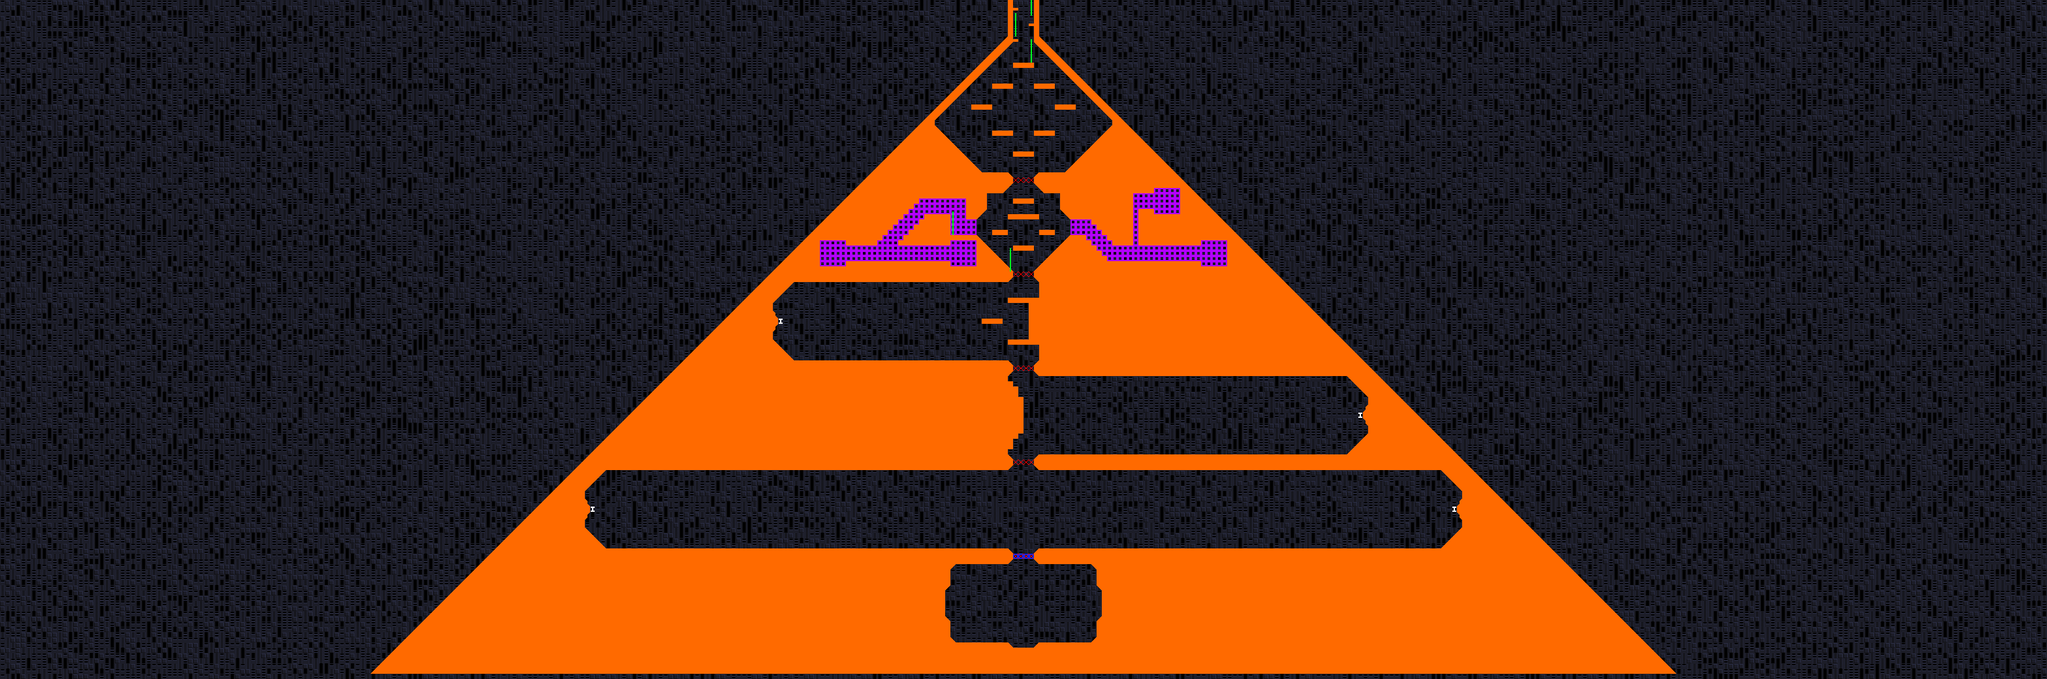

This game map was drawn from its Tiled (.tmx) file and the tilesets committed beside it. A one-line description and the trimmed map source follow:
An orthogonal 392x130 tile map with 8x8 px tiles, 8 tile layers (Background, Frame, GeometryPrototype, GeometryDestroyable -- HIDE ME, ...), 5 hidden layers not drawn, 2 tilesets and 142 objects.

<map version="1.0.0" orientation="orthogonal" renderorder="left-down" width="392" height="130" tilewidth="8" tileheight="8" nextobjectid="1">
 <tileset firstgid="1" source="exported_tilesets/Prototype Orange.tsx" />
 <tileset firstgid="86" name="Zeta" tilewidth="8" tileheight="8" spacing="1" margin="1" tilecount="176" columns="4">
  <image source="../Sprites/geometry/zeta_complex/zeta_complex.png" width="37" height="397" />
  <terraintypes>
   <terrain name="Purple" tile="-1" />
  </terraintypes>
  <tile id="0">
   <objectgroup draworder="index">
    <object id="1" x="0" y="0" width="8" height="8" />
   </objectgroup>
  </tile>
  <tile id="1">
   <objectgroup draworder="index">
    <object id="1" x="0" y="0" width="8" height="8" />
   </objectgroup>
  </tile>
  <tile id="2" terrain="0,,0,">
   <objectgroup draworder="index">
    <object id="2" x="0" y="0" width="8" height="8" />
   </objectgroup>
  </tile>
  <tile id="3">
   <objectgroup draworder="index">
    <object id="1" x="0" y="0" width="8" height="8" />
   </objectgroup>
  </tile>
  <tile id="4">
   <objectgroup draworder="index">
    <object id="1" x="0" y="0" width="8" height="8" />
   </objectgroup>
  </tile>
  <tile id="5" terrain="0,0,0,0">
   <objectgroup draworder="index">
    <object id="1" x="0" y="0" width="8" height="8" />
   </objectgroup>
  </tile>
  <tile id="6" terrain="0,0,0,0">
   <objectgroup draworder="index">
    <object id="1" x="0" y="0" width="8" height="8" />
   </objectgroup>
  </tile>
  <tile id="7" terrain="0,0,,">
   <objectgroup draworder="index">
    <object id="1" x="0" y="0" width="8" height="8" />
   </objectgroup>
  </tile>
  <tile id="8" terrain="0,,,">
   <objectgroup draworder="index">
    <object id="2" x="0" y="0">
     <polygon points="0,0 0,8 8,0" />
    </object>
   </objectgroup>
  </tile>
  <tile id="9" terrain=",,0,">
   <objectgroup draworder="index">
    <object id="2" x="0" y="0">
     <polygon points="0,0 0,8 8,8" />
    </object>
   </objectgroup>
  </tile>
  <tile id="10" terrain=",,0,0">
   <objectgroup draworder="index">
    <object id="1" x="0" y="0" width="8" height="8" />
   </objectgroup>
  </tile>
  <tile id="11" terrain=",,,0">
   <objectgroup draworder="index">
    <object id="3" x="0" y="8">
     <polygon points="0,0 8,-8 8,0 0,0" />
    </object>
   </objectgroup>
  </tile>
  <tile id="12">
   <objectgroup draworder="index">
    <object id="1" x="0" y="0" width="8" height="8" />
   </objectgroup>
  </tile>
  <tile id="13" terrain=",0,,0">
   <objectgroup draworder="index">
    <object id="1" x="0" y="0" width="8" height="8" />
   </objectgroup>
  </tile>
  <tile id="14" terrain=",0,,">
   <objectgroup draworder="index">
    <object id="2" x="0" y="0">
     <polygon points="0,0 8,8 8,0" />
    </object>
   </objectgroup>
  </tile>
  <tile id="15">
   <objectgroup draworder="index">
    <object id="1" x="5" y="0" width="3" height="8" />
   </objectgroup>
  </tile>
  <tile id="16">
   <objectgroup draworder="index">
    <object id="2" x="0" y="0" width="3" height="8" />
   </objectgroup>
  </tile>
  <tile id="17">
   <objectgroup draworder="index">
    <!-- 1 objects omitted --></objectgroup>
  </tile>
  <tile id="18">
   <objectgroup draworder="index">
    <!-- 1 objects omitted --></objectgroup>
  </tile>
  <tile id="19">
   <objectgroup draworder="index">
    <!-- 1 objects omitted --></objectgroup>
  </tile>
  <tile id="20">
   <objectgroup draworder="index">
    <!-- 1 objects omitted --></objectgroup>
  </tile>
  <tile id="21">
   <objectgroup draworder="index">
    <!-- 1 objects omitted --></objectgroup>
  </tile>
  <tile id="22">
   <objectgroup draworder="index">
    <!-- 1 objects omitted --></objectgroup>
  </tile>
  <tile id="23">
   <objectgroup draworder="index">
    <!-- 1 objects omitted --></objectgroup>
  </tile>
  <tile id="24">
   <objectgroup draworder="index">
    <!-- 1 objects omitted --></objectgroup>
  </tile>
  <tile id="25">
   <objectgroup draworder="index">
    <!-- 1 objects omitted --></objectgroup>
  </tile>
  <tile id="26">
   <objectgroup draworder="index">
    <!-- 1 objects omitted --></objectgroup>
  </tile>
  <tile id="27">
   <objectgroup draworder="index">
    <!-- 1 objects omitted --></objectgroup>
  </tile>
  <tile id="28">
   <objectgroup draworder="index">
    <!-- 1 objects omitted --></objectgroup>
  </tile>
  <tile id="29">
   <objectgroup draworder="index">
    <!-- 1 objects omitted --></objectgroup>
  </tile>
  <tile id="30">
   <objectgroup draworder="index">
    <!-- 1 objects omitted --></objectgroup>
  </tile>
  <tile id="31">
   <objectgroup draworder="index">
    <!-- 1 objects omitted --></objectgroup>
  </tile>
  <tile id="32">
   <objectgroup draworder="index">
    <!-- 1 objects omitted --></objectgroup>
  </tile>
  <tile id="33">
   <objectgroup draworder="index">
    <!-- 1 objects omitted --></objectgroup>
  </tile>
  <tile id="34">
   <objectgroup draworder="index">
    <!-- 1 objects omitted --></objectgroup>
  </tile>
  <tile id="35">
   <objectgroup draworder="index">
    <!-- 1 objects omitted --></objectgroup>
  </tile>
  <tile id="36">
   <objectgroup draworder="index">
    <!-- 1 objects omitted --></objectgroup>
  </tile>
  <tile id="37">
   <objectgroup draworder="index">
    <!-- 1 objects omitted --></objectgroup>
  </tile>
  <tile id="38">
   <objectgroup draworder="index">
    <!-- 1 objects omitted --></objectgroup>
  </tile>
  <tile id="39">
   <objectgroup draworder="index">
    <!-- 1 objects omitted --></objectgroup>
  </tile>
  <tile id="40">
   <objectgroup draworder="index">
    <!-- 1 objects omitted --></objectgroup>
  </tile>
  <tile id="41">
   <objectgroup draworder="index">
    <!-- 1 objects omitted --></objectgroup>
  </tile>
  <tile id="42">
   <objectgroup draworder="index">
    <!-- 1 objects omitted --></objectgroup>
  </tile>
  <tile id="43">
   <objectgroup draworder="index">
    <!-- 1 objects omitted --></objectgroup>
  </tile>
  <tile id="44">
   <objectgroup draworder="index">
    <!-- 1 objects omitted --></objectgroup>
  </tile>
  <tile id="45">
   <objectgroup draworder="index">
    <!-- 1 objects omitted --></objectgroup>
  </tile>
  <tile id="46">
   <objectgroup draworder="index">
    <!-- 1 objects omitted --></objectgroup>
  </tile>
  <tile id="47">
   <objectgroup draworder="index">
    <!-- 1 objects omitted --></objectgroup>
  </tile>
  <tile id="48">
   <objectgroup draworder="index">
    <!-- 1 objects omitted --></objectgroup>
  </tile>
  <tile id="49">
   <objectgroup draworder="index">
    <!-- 1 objects omitted --></objectgroup>
  </tile>
  <tile id="50">
   <objectgroup draworder="index">
    <!-- 1 objects omitted --></objectgroup>
  </tile>
  <tile id="51">
   <objectgroup draworder="index">
    <!-- 1 objects omitted --></objectgroup>
  </tile>
  <tile id="52">
   <objectgroup draworder="index">
    <!-- 4 objects omitted --></objectgroup>
  </tile>
  <tile id="53">
   <objectgroup draworder="index">
    <!-- 2 objects omitted --></objectgroup>
  </tile>
  <tile id="54">
   <objectgroup draworder="index">
    <!-- 1 objects omitted --></objectgroup>
  </tile>
  <tile id="55">
   <objectgroup draworder="index">
    <!-- 4 objects omitted --></objectgroup>
  </tile>
  <tile id="56">
   <objectgroup draworder="index">
    <!-- 1 objects omitted --></objectgroup>
  </tile>
  <tile id="57">
   <objectgroup draworder="index">
    <!-- 1 objects omitted --></objectgroup>
  </tile>
  <tile id="63">
   <objectgroup draworder="index">
    <!-- 1 objects omitted --></objectgroup>
  </tile>
  <tile id="64">
   <objectgroup draworder="index">
    <!-- 1 objects omitted --></objectgroup>
  </tile>
  <tile id="65">
   <objectgroup draworder="index">
    <!-- 1 objects omitted --></objectgroup>
  </tile>
  <tile id="66">
   <objectgroup draworder="index">
    <!-- 1 objects omitted --></objectgroup>
  </tile>
  <tile id="67">
   <objectgroup draworder="index">
    <!-- 1 objects omitted --></objectgroup>
  </tile>
  <tile id="68">
   <objectgroup draworder="index">
    <!-- 1 objects omitted --></objectgroup>
  </tile>
  <tile id="69">
   <objectgroup draworder="index">
    <!-- 1 objects omitted --></objectgroup>
  </tile>
  <tile id="70">
   <objectgroup draworder="index">
    <!-- 1 objects omitted --></objectgroup>
  </tile>
  <tile id="71">
   <objectgroup draworder="index">
    <!-- 1 objects omitted --></objectgroup>
  </tile>
  <tile id="72">
   <objectgroup draworder="index">
    <!-- 1 objects omitted --></objectgroup>
  </tile>
  <tile id="73">
   <objectgroup draworder="index">
    <!-- 1 objects omitted --></objectgroup>
  </tile>
  <tile id="74">
   <objectgroup draworder="index">
    <!-- 1 objects omitted --></objectgroup>
  </tile>
  <tile id="75">
   <objectgroup draworder="index">
    <!-- 1 objects omitted --></objectgroup>
  </tile>
  <tile id="76">
   <objectgroup draworder="index">
    <!-- 1 objects omitted --></objectgroup>
  </tile>
  <tile id="77">
   <objectgroup draworder="index">
    <!-- 1 objects omitted --></objectgroup>
  </tile>
  <tile id="78">
   <objectgroup draworder="index">
    <!-- 1 objects omitted --></objectgroup>
  </tile>
  <tile id="79">
   <objectgroup draworder="index">
    <!-- 1 objects omitted --></objectgroup>
  </tile>
  <tile id="80">
   <objectgroup draworder="index">
    <!-- 1 objects omitted --></objectgroup>
  </tile>
  <tile id="81">
   <objectgroup draworder="index">
    <!-- 1 objects omitted --></objectgroup>
  </tile>
  <tile id="82">
   <objectgroup draworder="index">
    <!-- 1 objects omitted --></objectgroup>
  </tile>
  <tile id="83">
   <objectgroup draworder="index" />
  </tile>
  <tile id="94">
   <objectgroup draworder="index">
    <!-- 1 objects omitted --></objectgroup>
  </tile>
  <tile id="104">
   <objectgroup draworder="index">
    <!-- 1 objects omitted --></objectgroup>
  </tile>
  <tile id="105">
   <objectgroup draworder="index">
    <!-- 1 objects omitted --></objectgroup>
  </tile>
  <tile id="106">
   <objectgroup draworder="index">
    <!-- 1 objects omitted --></objectgroup>
  </tile>
  <tile id="107">
   <objectgroup draworder="index">
    <!-- 1 objects omitted --></objectgroup>
  </tile>
  <tile id="108">
   <objectgroup draworder="index">
    <!-- 1 objects omitted --></objectgroup>
  </tile>
  <tile id="109">
   <objectgroup draworder="index">
    <!-- 1 objects omitted --></objectgroup>
  </tile>
  <tile id="110">
   <objectgroup draworder="index">
    <!-- 1 objects omitted --></objectgroup>
  </tile>
  <tile id="111">
   <objectgroup draworder="index">
    <!-- 1 objects omitted --></objectgroup>
  </tile>
  <tile id="112">
   <objectgroup draworder="index">
    <!-- 1 objects omitted --></objectgroup>
  </tile>
  <tile id="113">
   <objectgroup draworder="index">
    <!-- 1 objects omitted --></objectgroup>
  </tile>
  <tile id="114">
   <objectgroup draworder="index">
    <!-- 1 objects omitted --></objectgroup>
  </tile>
  <tile id="115">
   <objectgroup draworder="index">
    <!-- 1 objects omitted --></objectgroup>
  </tile>
  <tile id="116">
   <objectgroup draworder="index">
    <!-- 1 objects omitted --></objectgroup>
  </tile>
  <tile id="117">
   <objectgroup draworder="index">
    <!-- 1 objects omitted --></objectgroup>
  </tile>
  <tile id="118">
   <objectgroup draworder="index">
    <!-- 1 objects omitted --></objectgroup>
  </tile>
  <tile id="119">
   <objectgroup draworder="index">
    <!-- 1 objects omitted --></objectgroup>
  </tile>
  <tile id="120">
   <objectgroup draworder="index">
    <!-- 1 objects omitted --></objectgroup>
  </tile>
  <tile id="121">
   <objectgroup draworder="index">
    <!-- 1 objects omitted --></objectgroup>
  </tile>
  <tile id="122">
   <objectgroup draworder="index">
    <!-- 1 objects omitted --></objectgroup>
  </tile>
  <tile id="123">
   <objectgroup draworder="index">
    <!-- 1 objects omitted --></objectgroup>
  </tile>
  <tile id="124">
   <objectgroup draworder="index">
    <!-- 1 objects omitted --></objectgroup>
  </tile>
  <tile id="125">
   <objectgroup draworder="index">
    <!-- 1 objects omitted --></objectgroup>
  </tile>
  <tile id="126">
   <objectgroup draworder="index">
    <!-- 1 objects omitted --></objectgroup>
  </tile>
  <tile id="127">
   <objectgroup draworder="index">
    <!-- 1 objects omitted --></objectgroup>
  </tile>
  <tile id="128">
   <objectgroup draworder="index">
    <!-- 1 objects omitted --></objectgroup>
  </tile>
  <tile id="129">
   <objectgroup draworder="index">
    <!-- 1 objects omitted --></objectgroup>
  </tile>
  <tile id="130">
   <objectgroup draworder="index">
    <!-- 1 objects omitted --></objectgroup>
  </tile>
  <tile id="131">
   <objectgroup draworder="index">
    <!-- 1 objects omitted --></objectgroup>
  </tile>
  <tile id="143">
   <objectgroup draworder="index">
    <!-- 1 objects omitted --></objectgroup>
  </tile>
  <tile id="144">
   <objectgroup draworder="index">
    <!-- 1 objects omitted --></objectgroup>
  </tile>
  <tile id="147">
   <objectgroup draworder="index">
    <!-- 1 objects omitted --></objectgroup>
  </tile>
  <tile id="148">
   <objectgroup draworder="index">
    <!-- 1 objects omitted --></objectgroup>
  </tile>
  <tile id="149">
   <objectgroup draworder="index">
    <!-- 1 objects omitted --></objectgroup>
  </tile>
  <tile id="150">
   <objectgroup draworder="index">
    <!-- 1 objects omitted --></objectgroup>
  </tile>
  <tile id="151">
   <objectgroup draworder="index">
    <!-- 1 objects omitted --></objectgroup>
  </tile>
  <tile id="152">
   <objectgroup draworder="index">
    <!-- 1 objects omitted --></objectgroup>
  </tile>
  <tile id="153">
   <objectgroup draworder="index">
    <!-- 1 objects omitted --></objectgroup>
  </tile>
  <tile id="154">
   <objectgroup draworder="index">
    <!-- 1 objects omitted --></objectgroup>
  </tile>
  <tile id="155">
   <objectgroup draworder="index">
    <!-- 1 objects omitted --></objectgroup>
  </tile>
  <tile id="156">
   <objectgroup draworder="index">
    <!-- 1 objects omitted --></objectgroup>
  </tile>
  <tile id="157">
   <objectgroup draworder="index">
    <!-- 1 objects omitted --></objectgroup>
  </tile>
  <tile id="158">
   <objectgroup draworder="index">
    <!-- 1 objects omitted --></objectgroup>
  </tile>
  <tile id="159">
   <objectgroup draworder="index">
    <!-- 1 objects omitted --></objectgroup>
  </tile>
  <tile id="160">
   <objectgroup draworder="index">
    <!-- 1 objects omitted --></objectgroup>
  </tile>
  <tile id="161">
   <objectgroup draworder="index">
    <!-- 1 objects omitted --></objectgroup>
  </tile>
  <tile id="162">
   <objectgroup draworder="index">
    <!-- 1 objects omitted --></objectgroup>
  </tile>
  <tile id="163">
   <objectgroup draworder="index">
    <!-- 1 objects omitted --></objectgroup>
  </tile>
  <tile id="164">
   <objectgroup draworder="index">
    <!-- 1 objects omitted --></objectgroup>
  </tile>
  <tile id="165">
   <objectgroup draworder="index">
    <!-- 1 objects omitted --></objectgroup>
  </tile>
  <tile id="166">
   <objectgroup draworder="index">
    <!-- 1 objects omitted --></objectgroup>
  </tile>
  <tile id="167">
   <objectgroup draworder="index">
    <!-- 1 objects omitted --></objectgroup>
  </tile>
  <tile id="168">
   <objectgroup draworder="index">
    <!-- 1 objects omitted --></objectgroup>
  </tile>
  <tile id="169">
   <objectgroup draworder="index">
    <!-- 1 objects omitted --></objectgroup>
  </tile>
  <tile id="170">
   <objectgroup draworder="index">
    <!-- 1 objects omitted --></objectgroup>
  </tile>
  <tile id="171">
   <objectgroup draworder="index">
    <!-- 1 objects omitted --></objectgroup>
  </tile>
  <tile id="172">
   <objectgroup draworder="index">
    <!-- 1 objects omitted --></objectgroup>
  </tile>
 </tileset>
 <layer name="Background" width="392" height="130">
  <properties>
   <property name="unity:ignore" value="collision" />
   <property name="unity:sortingLayerName" value="Background" />
  </properties>
  <data>[50960 cells, 50960 non-empty, 5 distinct tile ids]</data>
 </layer>
 <layer name="Frame" width="392" height="130">
  <properties>
   <property name="unity:ignore" value="collision" />
   <property name="unity:sortingLayerName" value="Background" />
  </properties>
  <data>[50960 cells, 98 non-empty, 1 distinct tile ids]</data>
 </layer>
 <layer name="ParalaxBG" width="392" height="130" visible="0">
  <properties>
   <property name="unity:ignore" value="collision" />
   <property name="unity:sortingLayerName" value="ParalaxBG" />
   <property name="unity:tag" value="TiledParalax" />
  </properties>
  <data>[50960 cells, 0 non-empty, 0 distinct tile ids]</data>
 </layer>
 <layer name="ParalaxFG" width="392" height="130" visible="0">
  <properties>
   <property name="unity:ignore" value="collision" />
   <property name="unity:sortingLayerName" value="ParalaxFG" />
   <property name="unity:tag" value="TiledParalax" />
  </properties>
  <data>[50960 cells, 0 non-empty, 0 distinct tile ids]</data>
 </layer>
 <layer name="GeometryPrototype" width="392" height="130">
  <properties>
   <property name="unity:layer" value="Geometry" />
   <property name="unity:sortingLayerName" value="Geometry" />
  </properties>
  <data>[50960 cells, 10105 non-empty, 6 distinct tile ids]</data>
 </layer>
 <layer name="GeometryDestroyable -- HIDE ME" width="392" height="130">
  <properties>
   <property name="unity:layer" value="Geometry" />
   <property name="unity:sortingLayerName" value="Geometry" />
  </properties>
  <data>[50960 cells, 331 non-empty, 1 distinct tile ids]</data>
 </layer>
 <layer name="GeometryBG" width="392" height="130" visible="0">
  <properties>
   <property name="unity:layer" value="Geometry" />
   <property name="unity:sortingLayerName" value="Geometry" />
  </properties>
  <data>[50960 cells, 0 non-empty, 0 distinct tile ids]</data>
 </layer>
 <layer name="Geometry" width="392" height="130" visible="0">
  <properties>
   <property name="unity:layer" value="Geometry" />
   <property name="unity:sortingLayerName" value="Geometry" />
  </properties>
  <data>[50960 cells, 0 non-empty, 0 distinct tile ids]</data>
 </layer>
 <layer name="GeometryFG" width="392" height="130" visible="0">
  <properties>
   <property name="unity:layer" value="Geometry" />
   <property name="unity:sortingLayerName" value="Geometry" />
  </properties>
  <data>[50960 cells, 14 non-empty, 1 distinct tile ids]</data>
 </layer>
 <layer name="Items - HIDE ME" width="392" height="130">
  <properties>
   <property name="unity:layer" value="Geometry" />
   <property name="unity:sortingLayerName" value="Items" />
   <property name="unity:sortingOrder" type="int" value="-5" />
  </properties>
  <data>[50960 cells, 48 non-empty, 8 distinct tile ids]</data>
 </layer>
 <layer name="Foreground" width="392" height="130">
  <properties>
   <property name="unity:ignore" value="collision" />
   <property name="unity:sortingLayerName" value="Foreground" />
  </properties>
  <data>[50960 cells, 0 non-empty, 0 distinct tile ids]</data>
 </layer>
 <layer name="Foreground2" width="392" height="130">
  <properties>
   <property name="unity:ignore" value="collision" />
   <property name="unity:sortingLayerName" value="Foreground" />
   <property name="unity:sortingOrder" type="int" value="10" />
  </properties>
  <data>[50960 cells, 0 non-empty, 0 distinct tile ids]</data>
 </layer>
 <layer name="Foreground3" width="392" height="130">
  <properties>
   <property name="unity:ignore" value="collision" />
   <property name="unity:sortingLayerName" value="Foreground" />
   <property name="unity:sortingOrder" type="int" value="20" />
  </properties>
  <data>[50960 cells, 0 non-empty, 0 distinct tile ids]</data>
 </layer>
</map>
<!-- 125 of 142 objects omitted -->
